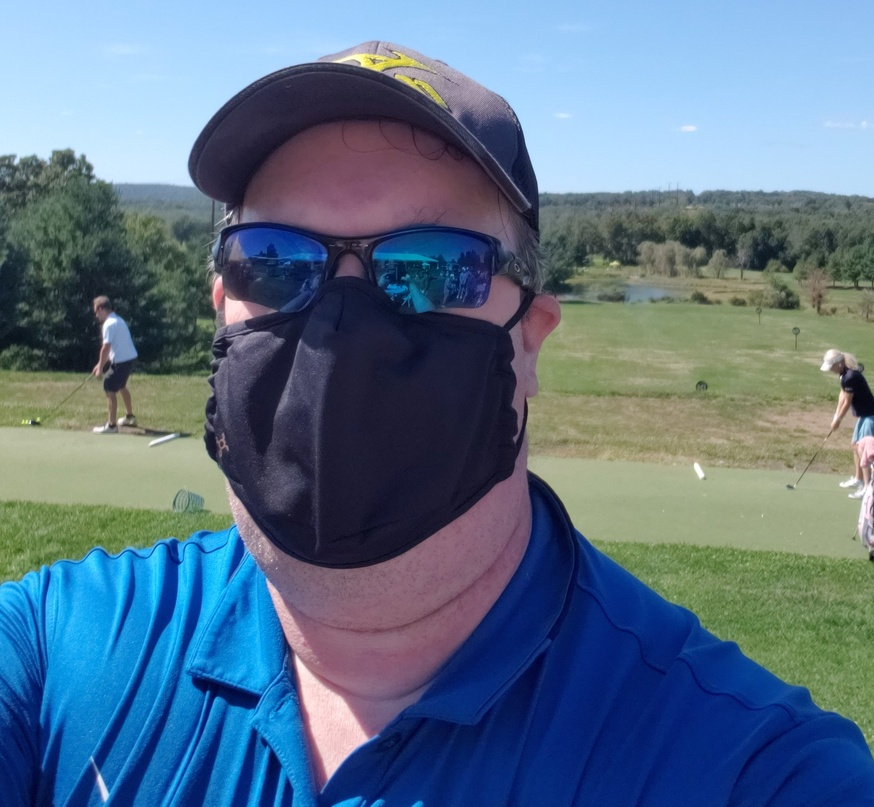
#> input picture 20200912_12251-cropped6.jpg, 874 x 807 px, shrunk from 1841 x 1701 before the run
$ python imageRotate.py
#> lines starting #> are read from the running program, lines starting #| are printed output that depends on the picture
# imageRotate.py
# Minimal example of rotating an image by 90 degrees

from PIL import Image
img = Image.open('./20200912_12251-cropped6.jpg')
#> img is the input picture: PIL image 874x807 RGB; mean R, G, B 90.7, 113.5, 135.4
img.rotate(90).show()
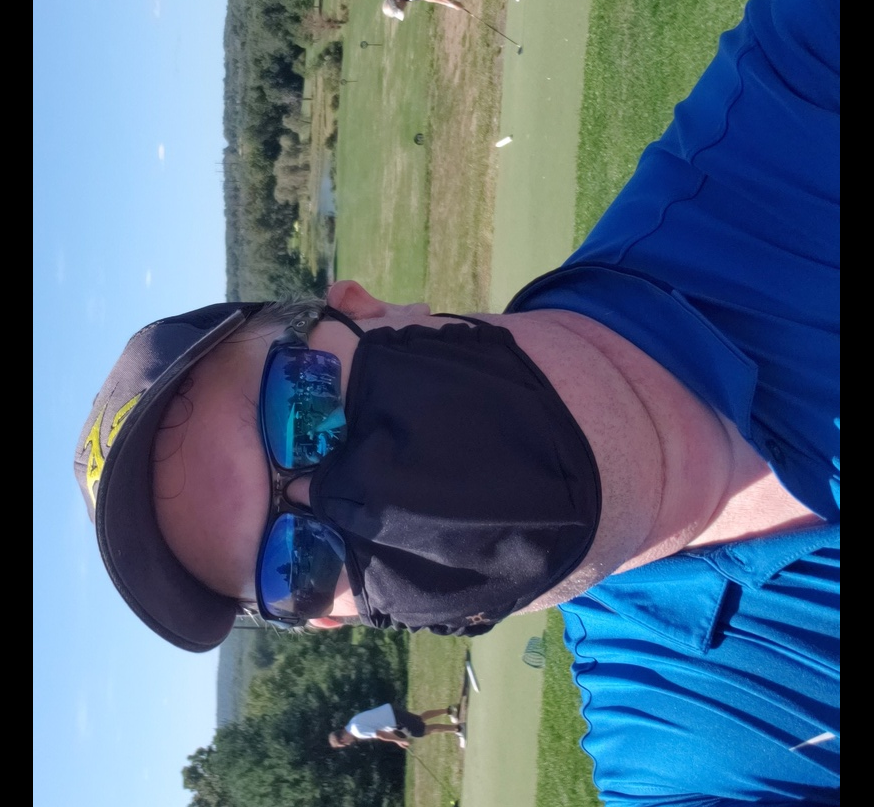
#> shown: PIL image 874x807 RGB; mean R, G, B 82.6, 103.2, 124.6
